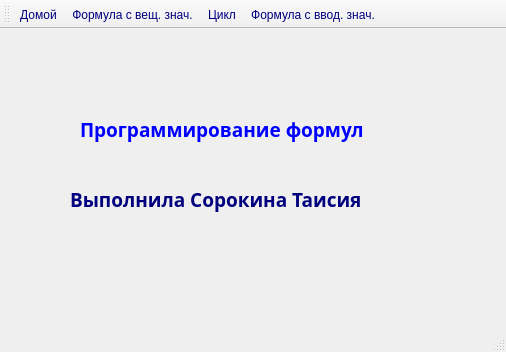
<?xml version="1.0" encoding="UTF-8"?>
<ui version="4.0">
 <class>MainWindow</class>
 <widget class="QMainWindow" name="MainWindow">
  <property name="geometry">
   <rect>
    <x>0</x>
    <y>0</y>
    <width>506</width>
    <height>352</height>
   </rect>
  </property>
  <property name="windowTitle">
   <string>Решение уравнений</string>
  </property>
  <property name="styleSheet">
   <string notr="true">color: rgb(0, 0, 127);</string>
  </property>
  <widget class="QWidget" name="centralwidget">
   <widget class="QStackedWidget" name="Ravning">
    <property name="geometry">
     <rect>
      <x>10</x>
      <y>10</y>
      <width>491</width>
      <height>281</height>
     </rect>
    </property>
    <property name="currentIndex">
     <number>0</number>
    </property>
    <widget class="QWidget" name="Home">
     <widget class="QLabel" name="text_chislo_2">
      <property name="geometry">
       <rect>
        <x>70</x>
        <y>70</y>
        <width>371</width>
        <height>41</height>
       </rect>
      </property>
      <property name="font">
       <font>
        <family>Segoe Script</family>
        <pointsize>14</pointsize>
        <weight>75</weight>
        <bold>true</bold>
       </font>
      </property>
      <property name="styleSheet">
       <string notr="true">color: rgb(0, 0, 255);</string>
      </property>
      <property name="text">
       <string>Программирование формул</string>
      </property>
     </widget>
     <widget class="QLabel" name="text_chislo_3">
      <property name="geometry">
       <rect>
        <x>60</x>
        <y>140</y>
        <width>401</width>
        <height>41</height>
       </rect>
      </property>
      <property name="font">
       <font>
        <family>Segoe Script</family>
        <pointsize>14</pointsize>
        <weight>75</weight>
        <bold>true</bold>
       </font>
      </property>
      <property name="text">
       <string>Выполнила Сорокина Таисия</string>
      </property>
     </widget>
    </widget>
    <widget class="QWidget" name="Formul_vesh">
     <widget class="QWidget" name="verticalLayoutWidget">
      <property name="geometry">
       <rect>
        <x>0</x>
        <y>10</y>
        <width>481</width>
        <height>261</height>
       </rect>
      </property>
      <layout class="QVBoxLayout" name="verticalLayout">
       <item>
        <widget class="QLabel" name="title_vesh">
         <property name="font">
          <font>
           <family>Segoe Script</family>
           <pointsize>12</pointsize>
           <weight>75</weight>
           <bold>true</bold>
          </font>
         </property>
         <property name="styleSheet">
          <string notr="true">color: rgb(0, 85, 255);</string>
         </property>
         <property name="text">
          <string>Формула с вещественными значениями</string>
         </property>
         <property name="alignment">
          <set>Qt::AlignCenter</set>
         </property>
        </widget>
       </item>
       <item>
        <layout class="QFormLayout" name="fL">
         <item row="0" column="0">
          <widget class="QLabel" name="title_ab">
           <property name="font">
            <font>
             <family>Segoe Script</family>
             <pointsize>10</pointsize>
             <weight>50</weight>
             <bold>false</bold>
            </font>
           </property>
           <property name="text">
            <string>Даны значения:</string>
           </property>
          </widget>
         </item>
         <item row="0" column="1">
          <widget class="QLabel" name="a_b">
           <property name="font">
            <font>
             <family>Segoe Script</family>
             <pointsize>12</pointsize>
             <weight>75</weight>
             <bold>true</bold>
            </font>
           </property>
           <property name="text">
            <string>a = 2    b = 1</string>
           </property>
          </widget>
         </item>
         <item row="1" column="0">
          <widget class="QLabel" name="title_formul">
           <property name="font">
            <font>
             <family>Segoe Script</family>
             <pointsize>10</pointsize>
             <weight>50</weight>
             <bold>false</bold>
            </font>
           </property>
           <property name="text">
            <string>Формулы для вычисления:</string>
           </property>
          </widget>
         </item>
         <item row="1" column="1">
          <widget class="QPushButton" name="pb_run">
           <property name="styleSheet">
            <string notr="true"/>
           </property>
           <property name="text">
            <string>Вычислить</string>
           </property>
          </widget>
         </item>
         <item row="2" column="0">
          <widget class="QLabel" name="pictures_ab_2">
           <property name="text">
            <string/>
           </property>
           <property name="pixmap">
            <pixmap>1.jpg</pixmap>
           </property>
          </widget>
         </item>
         <item row="2" column="1">
          <layout class="QVBoxLayout" name="vL">
           <item>
            <spacer name="vS">
             <property name="orientation">
              <enum>Qt::Vertical</enum>
             </property>
             <property name="sizeHint" stdset="0">
              <size>
               <width>20</width>
               <height>40</height>
              </size>
             </property>
            </spacer>
           </item>
           <item>
            <widget class="QLabel" name="title_result">
             <property name="font">
              <font>
               <family>Segoe Script</family>
               <pointsize>10</pointsize>
               <weight>50</weight>
               <bold>false</bold>
              </font>
             </property>
             <property name="text">
              <string>Ответ:</string>
             </property>
            </widget>
           </item>
           <item>
            <widget class="QLineEdit" name="le_result">
             <property name="styleSheet">
              <string notr="true">background-color: rgb(255, 255, 255);</string>
             </property>
            </widget>
           </item>
          </layout>
         </item>
        </layout>
       </item>
      </layout>
     </widget>
    </widget>
    <widget class="QWidget" name="cycle">
     <widget class="QWidget" name="verticalLayoutWidget_4">
      <property name="geometry">
       <rect>
        <x>20</x>
        <y>20</y>
        <width>441</width>
        <height>234</height>
       </rect>
      </property>
      <layout class="QVBoxLayout" name="vl">
       <item>
        <widget class="QLabel" name="title_cycle">
         <property name="font">
          <font>
           <family>Segoe Script</family>
           <pointsize>12</pointsize>
           <weight>75</weight>
           <bold>true</bold>
          </font>
         </property>
         <property name="styleSheet">
          <string notr="true">color: rgb(0, 85, 255);</string>
         </property>
         <property name="text">
          <string>Арифметический цикл</string>
         </property>
         <property name="alignment">
          <set>Qt::AlignCenter</set>
         </property>
        </widget>
       </item>
       <item>
        <widget class="QLabel" name="title_znach">
         <property name="font">
          <font>
           <family>Segoe Script</family>
           <pointsize>10</pointsize>
           <weight>50</weight>
           <bold>false</bold>
          </font>
         </property>
         <property name="text">
          <string>Введите значения:</string>
         </property>
        </widget>
       </item>
       <item>
        <layout class="QFormLayout" name="fl">
         <item row="3" column="0">
          <widget class="QLabel" name="title_formula">
           <property name="font">
            <font>
             <family>Segoe Script</family>
             <pointsize>10</pointsize>
             <weight>50</weight>
             <bold>false</bold>
            </font>
           </property>
           <property name="text">
            <string>Формула:</string>
           </property>
          </widget>
         </item>
         <item row="3" column="1">
          <widget class="QLabel" name="formula">
           <property name="font">
            <font>
             <family>Segoe Script</family>
             <pointsize>12</pointsize>
             <weight>75</weight>
             <bold>true</bold>
            </font>
           </property>
           <property name="text">
            <string>(2*N+1)!!</string>
           </property>
          </widget>
         </item>
         <item row="4" column="1">
          <widget class="QPushButton" name="pb_run_2">
           <property name="styleSheet">
            <string notr="true"/>
           </property>
           <property name="text">
            <string>Вычислить</string>
           </property>
          </widget>
         </item>
         <item row="5" column="0">
          <widget class="QLabel" name="title_result_2">
           <property name="font">
            <font>
             <family>Segoe Script</family>
             <pointsize>10</pointsize>
             <weight>50</weight>
             <bold>false</bold>
            </font>
           </property>
           <property name="text">
            <string>Ответ:</string>
           </property>
          </widget>
         </item>
         <item row="5" column="1">
          <widget class="QLineEdit" name="le_result_2">
           <property name="styleSheet">
            <string notr="true">background-color: rgb(255, 255, 255);</string>
           </property>
          </widget>
         </item>
         <item row="1" column="1">
          <widget class="QLineEdit" name="le_N"/>
         </item>
         <item row="1" column="0">
          <widget class="QLabel" name="N">
           <property name="font">
            <font>
             <family>Segoe Script</family>
             <pointsize>12</pointsize>
             <weight>75</weight>
             <bold>true</bold>
            </font>
           </property>
           <property name="text">
            <string>N = </string>
           </property>
          </widget>
         </item>
        </layout>
       </item>
      </layout>
     </widget>
    </widget>
    <widget class="QWidget" name="vvod_formul">
     <widget class="QLabel" name="title_vvod_znach">
      <property name="geometry">
       <rect>
        <x>10</x>
        <y>50</y>
        <width>439</width>
        <height>27</height>
       </rect>
      </property>
      <property name="font">
       <font>
        <family>Segoe Script</family>
        <pointsize>10</pointsize>
        <weight>50</weight>
        <bold>false</bold>
       </font>
      </property>
      <property name="text">
       <string>Введите значения:</string>
      </property>
     </widget>
     <widget class="QLabel" name="title_vvod">
      <property name="geometry">
       <rect>
        <x>20</x>
        <y>10</y>
        <width>439</width>
        <height>33</height>
       </rect>
      </property>
      <property name="font">
       <font>
        <family>Segoe Script</family>
        <pointsize>12</pointsize>
        <weight>75</weight>
        <bold>true</bold>
       </font>
      </property>
      <property name="styleSheet">
       <string notr="true">color: rgb(0, 85, 255);</string>
      </property>
      <property name="text">
       <string>Формула с введенными знач.</string>
      </property>
      <property name="alignment">
       <set>Qt::AlignCenter</set>
      </property>
     </widget>
     <widget class="QLabel" name="N_2">
      <property name="geometry">
       <rect>
        <x>220</x>
        <y>50</y>
        <width>46</width>
        <height>21</height>
       </rect>
      </property>
      <property name="font">
       <font>
        <family>Segoe Script</family>
        <pointsize>12</pointsize>
        <weight>75</weight>
        <bold>true</bold>
       </font>
      </property>
      <property name="text">
       <string>x = </string>
      </property>
     </widget>
     <widget class="QLineEdit" name="le_x">
      <property name="geometry">
       <rect>
        <x>270</x>
        <y>50</y>
        <width>91</width>
        <height>21</height>
       </rect>
      </property>
      <property name="styleSheet">
       <string notr="true">background-color: rgb(255, 255, 255);</string>
      </property>
     </widget>
     <widget class="QLabel" name="N_3">
      <property name="geometry">
       <rect>
        <x>220</x>
        <y>80</y>
        <width>46</width>
        <height>21</height>
       </rect>
      </property>
      <property name="font">
       <font>
        <family>Segoe Script</family>
        <pointsize>12</pointsize>
        <weight>75</weight>
        <bold>true</bold>
       </font>
      </property>
      <property name="text">
       <string>k = </string>
      </property>
     </widget>
     <widget class="QLineEdit" name="le_k">
      <property name="geometry">
       <rect>
        <x>270</x>
        <y>80</y>
        <width>91</width>
        <height>21</height>
       </rect>
      </property>
      <property name="styleSheet">
       <string notr="true">background-color: rgb(255, 255, 255);</string>
      </property>
     </widget>
     <widget class="QLabel" name="title_formul_2">
      <property name="geometry">
       <rect>
        <x>10</x>
        <y>120</y>
        <width>439</width>
        <height>27</height>
       </rect>
      </property>
      <property name="font">
       <font>
        <family>Segoe Script</family>
        <pointsize>10</pointsize>
        <weight>50</weight>
        <bold>false</bold>
       </font>
      </property>
      <property name="text">
       <string>Формула для вычисления:</string>
      </property>
     </widget>
     <widget class="QLabel" name="pictures_2">
      <property name="geometry">
       <rect>
        <x>10</x>
        <y>150</y>
        <width>301</width>
        <height>131</height>
       </rect>
      </property>
      <property name="text">
       <string/>
      </property>
      <property name="pixmap">
       <pixmap>2.jpg</pixmap>
      </property>
     </widget>
     <widget class="QPushButton" name="pb_run_3">
      <property name="geometry">
       <rect>
        <x>320</x>
        <y>150</y>
        <width>151</width>
        <height>28</height>
       </rect>
      </property>
      <property name="styleSheet">
       <string notr="true"/>
      </property>
      <property name="text">
       <string>Вычислить</string>
      </property>
     </widget>
     <widget class="QLabel" name="title_answer">
      <property name="geometry">
       <rect>
        <x>320</x>
        <y>210</y>
        <width>71</width>
        <height>21</height>
       </rect>
      </property>
      <property name="font">
       <font>
        <family>MS Sans Serif</family>
        <pointsize>10</pointsize>
        <weight>75</weight>
        <bold>true</bold>
       </font>
      </property>
      <property name="text">
       <string>Ответ:</string>
      </property>
     </widget>
     <widget class="QLineEdit" name="Answer_xk_2">
      <property name="geometry">
       <rect>
        <x>320</x>
        <y>240</y>
        <width>151</width>
        <height>31</height>
       </rect>
      </property>
      <property name="styleSheet">
       <string notr="true">background-color: rgb(255, 255, 255);</string>
      </property>
     </widget>
    </widget>
   </widget>
  </widget>
  <widget class="QStatusBar" name="statusbar"/>
  <widget class="QToolBar" name="toolBar">
   <property name="windowTitle">
    <string>toolBar</string>
   </property>
   <property name="styleSheet">
    <string notr="true">color: rgb(0, 0, 127);</string>
   </property>
   <attribute name="toolBarArea">
    <enum>TopToolBarArea</enum>
   </attribute>
   <attribute name="toolBarBreak">
    <bool>false</bool>
   </attribute>
   <addaction name="action"/>
   <addaction name="actionnh"/>
   <addaction name="action_2"/>
   <addaction name="action_3"/>
  </widget>
  <action name="action">
   <property name="text">
    <string>Домой</string>
   </property>
  </action>
  <action name="actionnh">
   <property name="text">
    <string>Формула с вещ. знач.</string>
   </property>
  </action>
  <action name="action_2">
   <property name="text">
    <string>Цикл</string>
   </property>
  </action>
  <action name="action_3">
   <property name="text">
    <string>Формула с ввод. знач.</string>
   </property>
  </action>
 </widget>
 <resources/>
 <connections/>
</ui>
